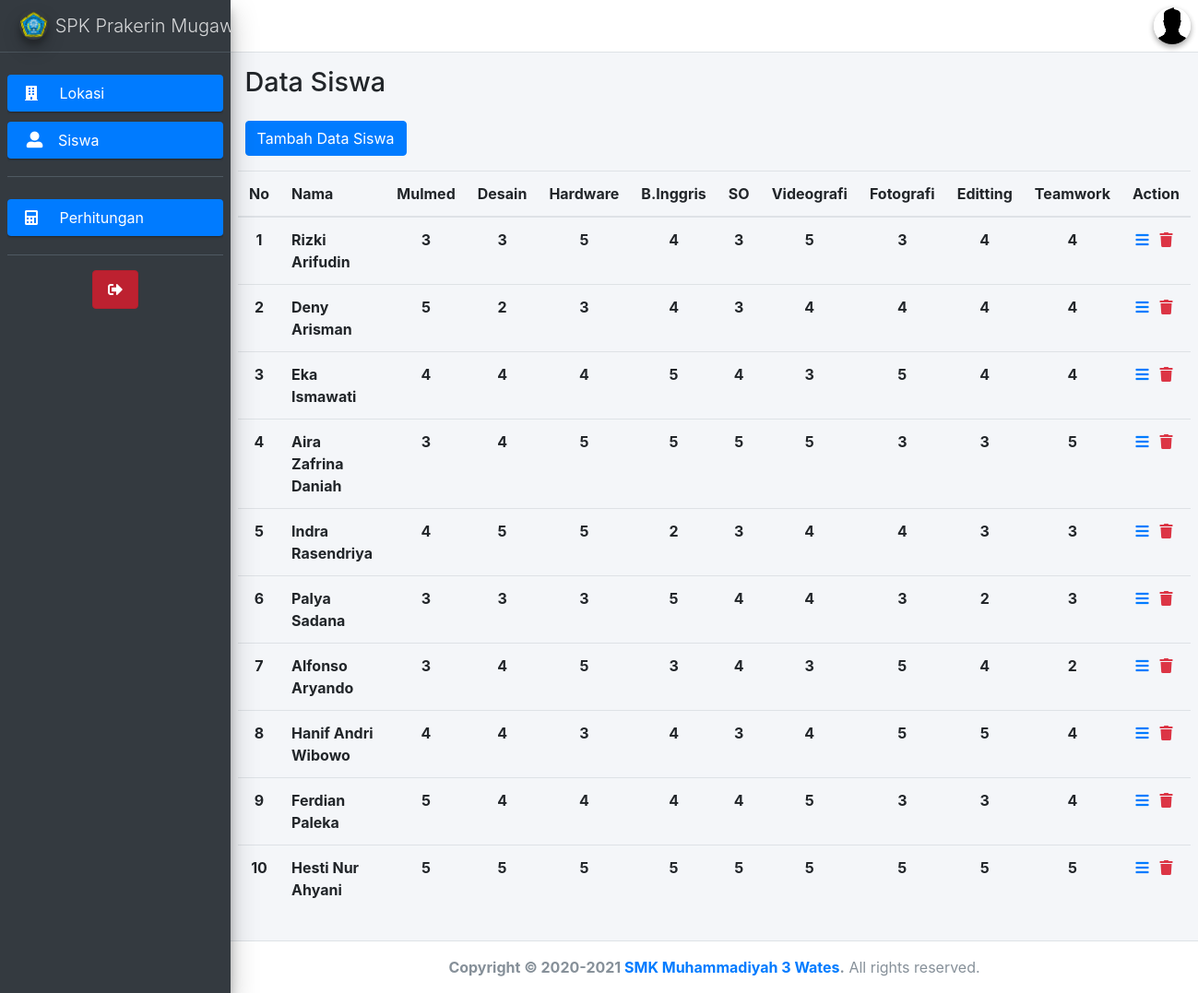
/index.php/siswa, run on the app's committed database.
### tables this page shows
CREATE TABLE `siswa` (
  `id` int(11) NOT NULL,
  `nama` varchar(255) NOT NULL,
  `alamat` varchar(255) NOT NULL,
  `telp` varchar(255) NOT NULL,
  `multimedia` int(5) NOT NULL,
  `desain_grafis` int(5) NOT NULL,
  `hardware_software` int(5) NOT NULL,
  `inggris` int(5) NOT NULL,
  `so` int(5) NOT NULL,
  `videografi` int(5) NOT NULL,
  `fotografi` int(5) NOT NULL,
  `editting` int(5) NOT NULL,
  `teamwork` int(5) NOT NULL
);

### application/controllers/Siswa.php (called while the page is built, shortened)
<?php
class Siswa extends CI_Controller {
    public function __construct(){
        $this->load->model('Siswa_model');
        $this->load->library('form_validation');
    }
    public function index(){
        $data['title'] = 'Data Siswa';
        $data['user'] = $this->db->get_where('user', ['email' => $this->session->userdata('email')])->row_array();
        $data['siswa'] = $this->Siswa_model->getAllSiswa();
        $this->load->view('templates/header', $data);
        $this->load->view('templates/sidebar', $data);
        $this->load->view('templates/topbar', $data);
        $this->load->view('siswa/index', $data);
        $this->load->view('templates/footer');
    }
}
?>

### index.php (called while the page is built, shortened)
<?php
require_once BASEPATH.'core/CodeIgniter.php';

### application/models/Siswa_model.php (called while the page is built, shortened)
<?php
class Siswa_model extends CI_Model{
    public function getAllSiswa(){
        return $this->db->get('siswa')->result_array();
    }
}
?>

### application/views/siswa/index.php (the view, shortened to what this page needs)
<div class="content-wrapper">
  <div class="content-header">
    <div class="container-fluid">
    <div class="row">
        <div class="col-md-6">
        <h1 class="h3 mb-4 text-gray-800"><?= $title ;?></h1>
            <a href="<?= base_url('siswa/tambah');?>" class="btn btn-primary">Tambah Data Siswa</a>
        </div>
    </div>
    <div class="row mt-3">
      <table class="table">
          <thead>
              <tr>
                  <th>No</th>
                  <th>Nama</th>
                  <th>Mulmed</th>
                  <th>Desain</th>
                  <th>Hardware</th>
                  <th>B.Inggris</th>
                  <th>SO</th>
                  <th>Videografi</th>
                  <th>Fotografi</th>
                  <th>Editting</th>
                  <th>Teamwork</th>
                  <th>Action</th>
              </tr>
          </thead>
          <tbody>
          <?php $i = 1; ?>
              <?php foreach($siswa as $sis) : ?>
              <tr class="text-center">
                  <th><?= $i++ ;?></th>
                  <th class="text-left"><?= $sis['nama'] ;?></th>
                  <th><?= $sis['multimedia'] ;?></th>
                  <th><?= $sis['desain_grafis'] ;?></th>
                  <th><?= $sis['hardware_software'] ;?></th>
                  <th><?= $sis['inggris'] ;?></th>
                  <th><?= $sis['so'] ;?></th>
                  <th><?= $sis['videografi'] ;?></th>
                  <th><?= $sis['fotografi'] ;?></th>
                  <th><?= $sis['editting'] ;?></th>
                  <th><?= $sis['teamwork'] ;?></th>
                  <th>
                      <a href="<?= base_url() ;?>siswa/detail/<?= $sis['id'] ;?>"><i class="fas fa-bars mr-2"></i></a>
                      <a href="<?= base_url();?>siswa/hapus/<?= $sis['id'];?>" class="text-danger" onclick="return confirm('Want to delete data ?');">
                          <i class="fas fa-trash mr-1">
                      </i></a>
                  </th>
              </tr>
              <?php endforeach; ?>
          </tbody>
      </table>
  </div>
    </div>
  </div>
</div>

### data on the page
siswa: nama "Rizki Arifudin", multimedia "3", desain_grafis "3", hardware_software "5", inggris "4", so "3", videografi "5", fotografi "3", editting "4", teamwork "4"
siswa: nama "Deny Arisman", multimedia "5", desain_grafis "2", hardware_software "3", inggris "4", so "3", videografi "4", fotografi "4", editting "4", teamwork "4"
siswa: nama "Eka Ismawati", multimedia "4", desain_grafis "4", hardware_software "4", inggris "5", so "4", videografi "3", fotografi "5", editting "4", teamwork "4"
siswa: nama "Aira Zafrina Daniah", multimedia "3", desain_grafis "4", hardware_software "5", inggris "5", so "5", videografi "5", fotografi "3", editting "3", teamwork "5"
siswa: nama "Indra Rasendriya", multimedia "4", desain_grafis "5", hardware_software "5", inggris "2", so "3", videografi "4", fotografi "4", editting "3", teamwork "3"
siswa: nama "Palya Sadana", multimedia "3", desain_grafis "3", hardware_software "3", inggris "5", so "4", videografi "4", fotografi "3", editting "2", teamwork "3"
siswa: nama "Alfonso Aryando", multimedia "3", desain_grafis "4", hardware_software "5", inggris "3", so "4", videografi "3", fotografi "5", editting "4", teamwork "2"
siswa: nama "Hanif Andri Wibowo", multimedia "4", desain_grafis "4", hardware_software "3", inggris "4", so "3", videografi "4", fotografi "5", editting "5", teamwork "4"
siswa: nama "Ferdian Paleka", multimedia "5", desain_grafis "4", hardware_software "4", inggris "4", so "4", videografi "5", fotografi "3", editting "3", teamwork "4"
siswa: nama "Hesti Nur Ahyani", multimedia "5", desain_grafis "5", hardware_software "5", inggris "5", so "5", videografi "5", fotografi "5", editting "5", teamwork "5"

### other printed values
$title "Data Siswa"
